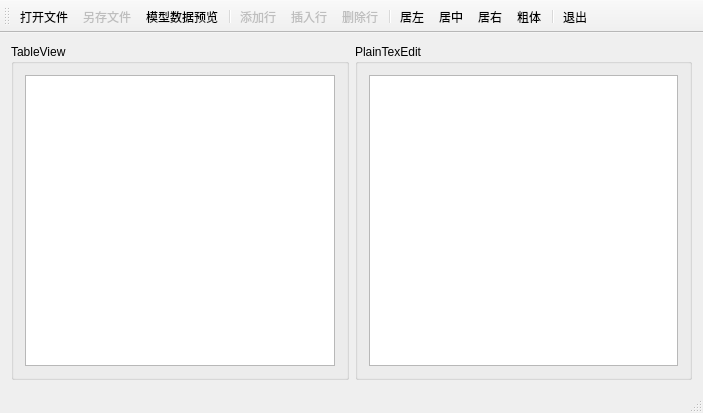
<?xml version="1.0" encoding="UTF-8"?>
<ui version="4.0">
 <class>MainWindow</class>
 <widget class="QMainWindow" name="MainWindow">
  <property name="geometry">
   <rect>
    <x>0</x>
    <y>0</y>
    <width>703</width>
    <height>413</height>
   </rect>
  </property>
  <property name="windowTitle">
   <string>MainWindow</string>
  </property>
  <widget class="QWidget" name="centralWidget">
   <layout class="QGridLayout" name="gridLayout_3">
    <item row="0" column="0">
     <widget class="QGroupBox" name="groupBox">
      <property name="title">
       <string>TableView</string>
      </property>
      <layout class="QGridLayout" name="gridLayout">
       <item row="0" column="0">
        <widget class="QTableView" name="tableView"/>
       </item>
      </layout>
     </widget>
    </item>
    <item row="0" column="1">
     <widget class="QGroupBox" name="groupBox_2">
      <property name="title">
       <string>PlainTexEdit</string>
      </property>
      <layout class="QGridLayout" name="gridLayout_2">
       <item row="0" column="0">
        <widget class="QPlainTextEdit" name="plainTextEdit"/>
       </item>
      </layout>
     </widget>
    </item>
   </layout>
  </widget>
  <widget class="QMenuBar" name="menuBar">
   <property name="geometry">
    <rect>
     <x>0</x>
     <y>0</y>
     <width>703</width>
     <height>23</height>
    </rect>
   </property>
  </widget>
  <widget class="QToolBar" name="mainToolBar">
   <property name="sizePolicy">
    <sizepolicy hsizetype="Preferred" vsizetype="Fixed">
     <horstretch>0</horstretch>
     <verstretch>0</verstretch>
    </sizepolicy>
   </property>
   <property name="toolButtonStyle">
    <enum>Qt::ToolButtonTextUnderIcon</enum>
   </property>
   <attribute name="toolBarArea">
    <enum>TopToolBarArea</enum>
   </attribute>
   <attribute name="toolBarBreak">
    <bool>false</bool>
   </attribute>
   <addaction name="actOpen"/>
   <addaction name="actSave"/>
   <addaction name="actModelData"/>
   <addaction name="separator"/>
   <addaction name="actAppend"/>
   <addaction name="actInsert"/>
   <addaction name="actDelete"/>
   <addaction name="separator"/>
   <addaction name="actAlignLeft"/>
   <addaction name="actAlignCenter"/>
   <addaction name="actAlignRight"/>
   <addaction name="actFontBold"/>
   <addaction name="separator"/>
   <addaction name="actExit"/>
  </widget>
  <widget class="QStatusBar" name="statusBar"/>
  <action name="actOpen">
   <property name="icon">
    <iconset resource="icon.qrc">
     <normaloff>:/icons/icons/open.bmp</normaloff>:/icons/icons/open.bmp</iconset>
   </property>
   <property name="text">
    <string>打开文件</string>
   </property>
   <property name="toolTip">
    <string>打开文件</string>
   </property>
  </action>
  <action name="actSave">
   <property name="enabled">
    <bool>false</bool>
   </property>
   <property name="icon">
    <iconset resource="icon.qrc">
     <normaloff>:/icons/icons/save.bmp</normaloff>:/icons/icons/save.bmp</iconset>
   </property>
   <property name="text">
    <string>另存文件</string>
   </property>
   <property name="toolTip">
    <string>表格内容另存为文件</string>
   </property>
  </action>
  <action name="actAppend">
   <property name="enabled">
    <bool>false</bool>
   </property>
   <property name="icon">
    <iconset resource="icon.qrc">
     <normaloff>:/icons/icons/append.bmp</normaloff>:/icons/icons/append.bmp</iconset>
   </property>
   <property name="text">
    <string>添加行</string>
   </property>
   <property name="toolTip">
    <string>添加一行</string>
   </property>
  </action>
  <action name="actInsert">
   <property name="enabled">
    <bool>false</bool>
   </property>
   <property name="icon">
    <iconset resource="icon.qrc">
     <normaloff>:/icons/icons/insert.bmp</normaloff>:/icons/icons/insert.bmp</iconset>
   </property>
   <property name="text">
    <string>插入行</string>
   </property>
   <property name="toolTip">
    <string>插入一行</string>
   </property>
  </action>
  <action name="actDelete">
   <property name="enabled">
    <bool>false</bool>
   </property>
   <property name="icon">
    <iconset resource="icon.qrc">
     <normaloff>:/icons/icons/delete.bmp</normaloff>:/icons/icons/delete.bmp</iconset>
   </property>
   <property name="text">
    <string>删除行</string>
   </property>
   <property name="toolTip">
    <string>删除当前行</string>
   </property>
  </action>
  <action name="actExit">
   <property name="icon">
    <iconset resource="icon.qrc">
     <normaloff>:/icons/icons/exit.bmp</normaloff>:/icons/icons/exit.bmp</iconset>
   </property>
   <property name="text">
    <string>退出</string>
   </property>
   <property name="toolTip">
    <string>退出</string>
   </property>
  </action>
  <action name="actModelData">
   <property name="icon">
    <iconset resource="icon.qrc">
     <normaloff>:/icons/icons/import1.bmp</normaloff>:/icons/icons/import1.bmp</iconset>
   </property>
   <property name="text">
    <string>模型数据预览</string>
   </property>
   <property name="toolTip">
    <string>模型数据显示到文本框里</string>
   </property>
  </action>
  <action name="actAlignLeft">
   <property name="icon">
    <iconset resource="icon.qrc">
     <normaloff>:/icons/icons/508.bmp</normaloff>:/icons/icons/508.bmp</iconset>
   </property>
   <property name="text">
    <string>居左</string>
   </property>
   <property name="toolTip">
    <string>文字左对齐</string>
   </property>
  </action>
  <action name="actAlignCenter">
   <property name="icon">
    <iconset resource="icon.qrc">
     <normaloff>:/icons/icons/510.bmp</normaloff>:/icons/icons/510.bmp</iconset>
   </property>
   <property name="text">
    <string>居中</string>
   </property>
   <property name="toolTip">
    <string>文字居中</string>
   </property>
  </action>
  <action name="actAlignRight">
   <property name="icon">
    <iconset resource="icon.qrc">
     <normaloff>:/icons/icons/512.bmp</normaloff>:/icons/icons/512.bmp</iconset>
   </property>
   <property name="text">
    <string>居右</string>
   </property>
   <property name="toolTip">
    <string>文字右对齐</string>
   </property>
  </action>
  <action name="actFontBold">
   <property name="checkable">
    <bool>true</bool>
   </property>
   <property name="icon">
    <iconset resource="icon.qrc">
     <normaloff>:/icons/icons/500.bmp</normaloff>:/icons/icons/500.bmp</iconset>
   </property>
   <property name="text">
    <string>粗体</string>
   </property>
   <property name="toolTip">
    <string>粗体字体</string>
   </property>
  </action>
 </widget>
 <layoutdefault spacing="6" margin="11"/>
 <resources>
  <include location="icon.qrc"/>
 </resources>
 <connections/>
</ui>
